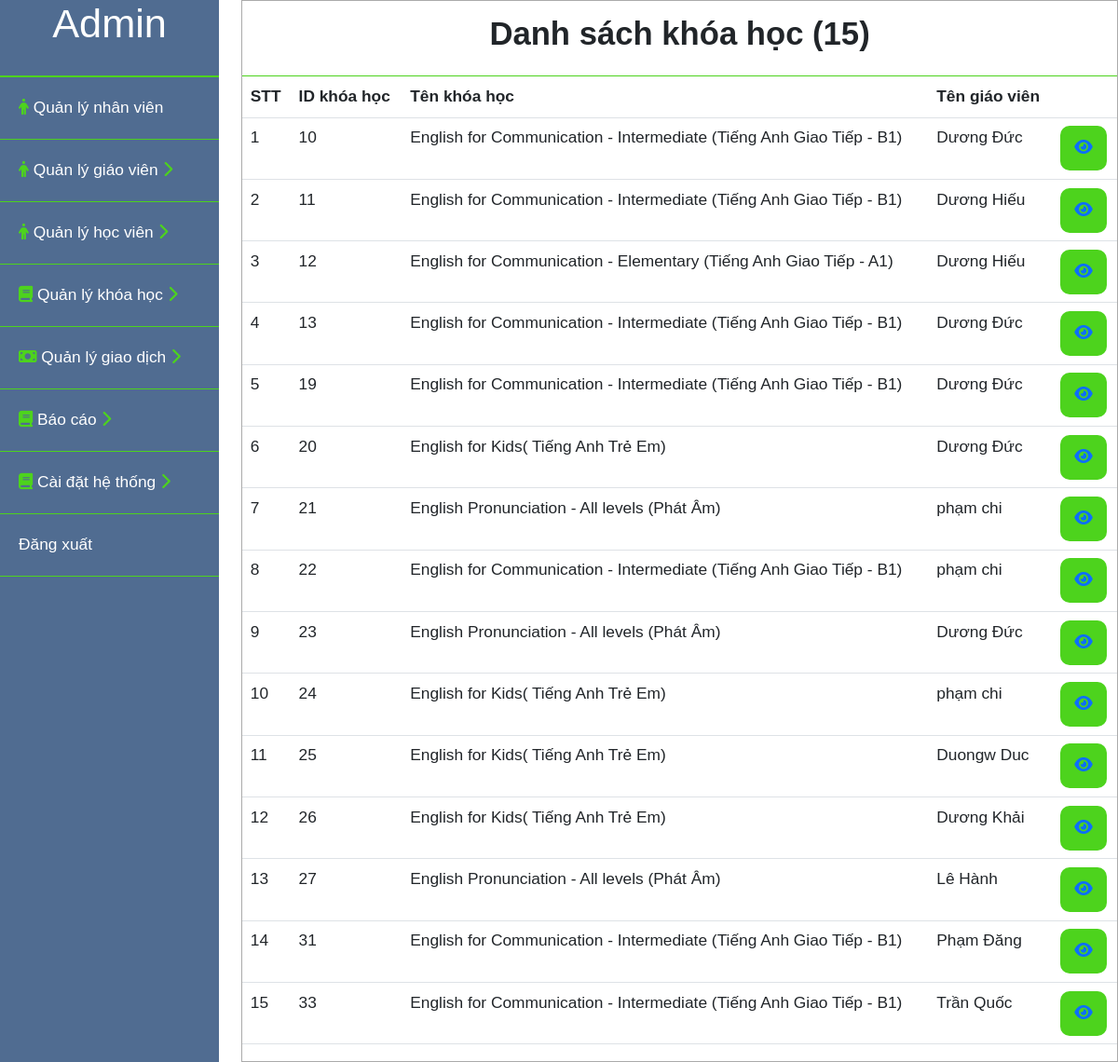
The page /admin/khoahoc_danghd.php on the database its author committed.
### tables this page shows
CREATE TABLE `khoahocgiaovien` (
  `id` int(11) NOT NULL,
  `giaovienid` int(11) NOT NULL,
  `theloaikhoahocid` int(11) NOT NULL,
  `hocphi` float NOT NULL,
  `thoigianbatdau` date NOT NULL,
  `thoigianketthuc` date NOT NULL,
  `cahoc` int(11) NOT NULL,
  `tinhtrang` varchar(255) NOT NULL,
  `tailieu1` varchar(100) NOT NULL,
  `tailieu2` varchar(100) NOT NULL
);

CREATE TABLE `theloaikhoahoc` (
  `id` int(11) NOT NULL,
  `tenkhoahoc` varchar(255) NOT NULL,
  `mota` text NOT NULL
);

CREATE TABLE `giaovien` (
  `id` int(11) NOT NULL,
  `hoten` varchar(100) NOT NULL,
  `email` varchar(100) NOT NULL,
  `sodienthoai` int(11) NOT NULL,
  `theloaigiaovien` int(11) NOT NULL,
  `quocgia` varchar(10) NOT NULL,
  `gioitinh` int(11) NOT NULL,
  `vitien` int(11) NOT NULL,
  `diachi` varchar(255) NOT NULL,
  `timezone` varchar(10) NOT NULL,
  `idcongcudayhoc` int(11) NOT NULL,
  `linkdayhoc` varchar(255) NOT NULL,
  `danhgia` int(11) NOT NULL,
  `gioithieubanthan1` text NOT NULL,
  `gioithieubanthan2` text NOT NULL,
  `gioithieubanthan3` text NOT NULL,
  `imgprofile` varchar(255) NOT NULL,
  `taikhoan` int(11) NOT NULL,
  `video` varchar(100) NOT NULL,
  `idcard1` varchar(100) NOT NULL,
  `idcard2` varchar(100) NOT NULL,
  `chungchi1` varchar(100) NOT NULL,
  `chungchi2` varchar(100) NOT NULL,
  `congcu1` varchar(100) NOT NULL,
  `congcu2` varchar(100) NOT NULL,
  `congcu3` varchar(100) NOT NULL,
  `congcu4` varchar(100) NOT NULL
);

### admin/khoahoc_danghd.php (the view, shortened to what this page needs)
<?php
    include("../user/connect.php");
    $sql_kh = "SELECT khoahocgiaovien.id ,theloaikhoahoc.tenkhoahoc,giaovien.hoten
                FROM khoahocgiaovien,giaovien,theloaikhoahoc
                WHERE khoahocgiaovien.giaovienid = giaovien.id
                and theloaikhoahoc.id = khoahocgiaovien.theloaikhoahocid";
    $stmt_kh  = $conn->prepare($sql_kh);
    $query_kh  = $stmt_kh->execute();
    $result_kh  = array();
    while($row_kh = $stmt_kh->fetch(PDO::FETCH_ASSOC)){
        $result_kh[] = $row_kh;
    }
    $sql_sl = "SELECT count(id) as dem FROM khoahocgiaovien";
    $stmt_sl = $conn->prepare($sql_sl);
    $query_sl = $stmt_sl->execute();
    $result_sl = array();
    while($row_sl = $stmt_sl->fetch(PDO::FETCH_ASSOC)){
        $result_sl[] = $row_sl;
    }
    foreach ($result_sl as $items) {
        $slusers = $items['dem'];
    }
?>
<!DOCTYPE html>
<html lang="en">
<head>
    <link rel="stylesheet" href="css/bootstrap.min.css">
    <link rel="stylesheet" href="style/admin.css">
    <link rel="stylesheet" type="text/css" href="style/danhsach.css">
</head>
<body>
    <div id="content">
        <div id="admin__sidebar">
            <div class="admin__profile">
                <h1>Admin</h1>
            </div>
            <div class="admin__list">
                <ul>
                    <li class="admin__list--nhanvien">
                        <a href="nhanvien.php"><i class="fa-solid fa-person" style="color: #4dd31d;"></i> Quản lý nhân viên</a>
                    </li>
                    <li class="admin__list--giaovien">
                        <a href="#"  onclick="myFunction('toggle1')"><i class="fa-solid fa-person" style="color: #4dd31d;"></i> Quản lý giáo viên <i class="icondrop active fa-solid fa-chevron-right" style="color: #4dd31d;"></i><i class="icondrop fa-solid fa-chevron-down" style="color: #4dd31d;"></i></a>
                    </li>
                    <li class="admin__list--hocvien">
                        <a href="#" onclick="myFunction('toggle5')"> <i class="fa-solid fa-person" style="color: #4dd31d;"></i> Quản lý học viên <i class="icondrop active fa-solid fa-chevron-right" style="color: #4dd31d;"></i><i class="icondrop fa-solid fa-chevron-down" style="color: #4dd31d;"></i></a>
                    </li>
                    <li class="admin__list--khoahoc">
                        <a href="#" onclick="myFunction('toggle6')"> <i class="fa-sharp fa-solid fa-book" style="color: #4dd31d;"></i> Quản lý khóa học <i class="icondrop active fa-solid fa-chevron-right" style="color: #4dd31d;"></i><i class="icondrop fa-solid fa-chevron-down" style="color: #4dd31d;"></i></a>
                    </li>
                    <li class="admin__list--giaodich">
                        <a href="#" onclick="myFunction('toggle2')"><i class="fa-solid fa-money-bill" style="color: #4dd31d;"></i> Quản lý giao dịch <i class="icondrop active fa-solid fa-chevron-right" style="color: #4dd31d;"></i><i class="icondrop fa-solid fa-chevron-down" style="color: #4dd31d;"></i></a>
                    </li>
                    <li class="admin__list--baocao">
                        <a href="#" onclick="myFunction('toggle3')"> <i class="fa-sharp fa-solid fa-book" style="color: #4dd31d;"></i> Báo cáo <i class="icondrop active fa-solid fa-chevron-right" style="color: #4dd31d;"></i><i class="icondrop fa-solid fa-chevron-down" style="color: #4dd31d;"></i></a>
                    </li>
                    <li class="admin__list--hethong">
                        <a href="#" onclick="myFunction('toggle4')"> <i class="fa-sharp fa-solid fa-book" style="color: #4dd31d;"></i> Cài đặt hệ thống <i class="icondrop active fa-solid fa-chevron-right" style="color: #4dd31d;"></i><i class="icondrop fa-solid fa-chevron-down" style="color: #4dd31d;"></i></a>
                    </li>
                    <li class="admin__list--dangxuat">
                        <a href="logout.php">Đăng xuất</a>
                    </li>
                </ul>
            </div>
        </div>
         <div id="main_content">
            <div class="title">
                <h2>Danh sách khóa học (<?php echo $slusers?>)</h2>
            </div>
            <div class="chitiet_content">
                <table class="table table-inverse">
                    <thead>
                        <tr>
                            <th>STT</th>
                            <th>ID khóa học</th>
                            <th>Tên khóa học</th>
                            <th>Tên giáo viên</th>
                            <th></th>
                        </tr>
                    </thead>
                    <tbody>
                        <?php $i=1; foreach($result_kh as $items):?>
                        <tr>
                            <td><?php echo $i;?></td>
                            <td><?php echo $items['id'];?></td>
                            <td><?php echo $items['tenkhoahoc'];?></td>
                            <td><?php echo $items['hoten'];?></td>
                            <td><a class="btn-thongtinchitiet" href="khoahoc_danghd_chitiet.php?id=<?php echo $items['id']?>"><i class="fa-solid fa-eye"></i></a></td>
                        </tr>
                        <?php $i++; endforeach?>
                    </tbody>
                </table>
            </div>
         </div>
    </div>
</body>
</html>

### admin/style/admin.css (style rules this page uses)
* { font-family: Verdana, Geneva, Tahoma, sans-serif; margin: 0; padding:0; box-sizing: border-box; font-size: 13pt; }
#admin__sidebar { width: 25%; background-color: #506c91; color: #ffffff; }
#admin__sidebar .admin__profile { text-align: center; padding-bottom: 20px; border-bottom: 2px solid #4dd31d; }
#admin__sidebar .admin__list li { list-style: none;; }
#admin__sidebar .admin__list a { text-decoration: none; color: #ffffff; }
.admin__list ul { padding: 0; }
.admin__list li { padding: 20px; border-bottom: 1px solid #4dd31d; }
.icondrop { display: none; }
.icondrop.active { display: inline-block; }
.btn-thongtinchitiet { display: inline-block; background-color: #4dd31d; text-decoration: none; width: 50px; height: 48px; line-height: 48px; font-size: 16px; border-radius: 10px; text-align: center; }

### admin/style/danhsach.css (style rules this page uses)
#content { display: flex; }
#main_content { margin-left: 2%; width: 100%; max-width: 1150px; border: 1px solid #aaaaaa; height: auto; }
#main_content .title { border-bottom: 1px solid #4dd31d; text-align: center; padding: 15px ; }
#main_content .title h2 { font-weight: bold; }

### rows shown on the page
khoahocgiaovien: id "10", theloaikhoahocid.tenkhoahoc "English for Communication - Intermediate (Tiếng Anh Giao Tiếp - B1)", giaovienid.hoten "Dương Đức"
khoahocgiaovien: id "11", theloaikhoahocid.tenkhoahoc "English for Communication - Intermediate (Tiếng Anh Giao Tiếp - B1)", giaovienid.hoten "Dương Hiếu"
khoahocgiaovien: id "12", theloaikhoahocid.tenkhoahoc "English for Communication - Elementary (Tiếng Anh Giao Tiếp - A1)", giaovienid.hoten "Dương Hiếu"
khoahocgiaovien: id "13", theloaikhoahocid.tenkhoahoc "English for Communication - Intermediate (Tiếng Anh Giao Tiếp - B1)", giaovienid.hoten "Dương Đức"
khoahocgiaovien: id "19", theloaikhoahocid.tenkhoahoc "English for Communication - Intermediate (Tiếng Anh Giao Tiếp - B1)", giaovienid.hoten "Dương Đức"
khoahocgiaovien: id "20", theloaikhoahocid.tenkhoahoc "English for Kids( Tiếng Anh Trẻ Em)", giaovienid.hoten "Dương Đức"
khoahocgiaovien: id "21", theloaikhoahocid.tenkhoahoc "English Pronunciation - All levels (Phát Âm)", giaovienid.hoten "phạm chi"
khoahocgiaovien: id "22", theloaikhoahocid.tenkhoahoc "English for Communication - Intermediate (Tiếng Anh Giao Tiếp - B1)", giaovienid.hoten "phạm chi"
khoahocgiaovien: id "23", theloaikhoahocid.tenkhoahoc "English Pronunciation - All levels (Phát Âm)", giaovienid.hoten "Dương Đức"
khoahocgiaovien: id "24", theloaikhoahocid.tenkhoahoc "English for Kids( Tiếng Anh Trẻ Em)", giaovienid.hoten "phạm chi"
khoahocgiaovien: id "25", theloaikhoahocid.tenkhoahoc "English for Kids( Tiếng Anh Trẻ Em)", giaovienid.hoten "Duongw Duc"
khoahocgiaovien: id "26", theloaikhoahocid.tenkhoahoc "English for Kids( Tiếng Anh Trẻ Em)", giaovienid.hoten "Dương Khải"
khoahocgiaovien: id "27", theloaikhoahocid.tenkhoahoc "English Pronunciation - All levels (Phát Âm)", giaovienid.hoten "Lê Hành"
khoahocgiaovien: id "31", theloaikhoahocid.tenkhoahoc "English for Communication - Intermediate (Tiếng Anh Giao Tiếp - B1)", giaovienid.hoten "Phạm Đăng"
khoahocgiaovien: id "33", theloaikhoahocid.tenkhoahoc "English for Communication - Intermediate (Tiếng Anh Giao Tiếp - B1)", giaovienid.hoten "Trần Quốc"

### other values the page prints
$slusers "15"
